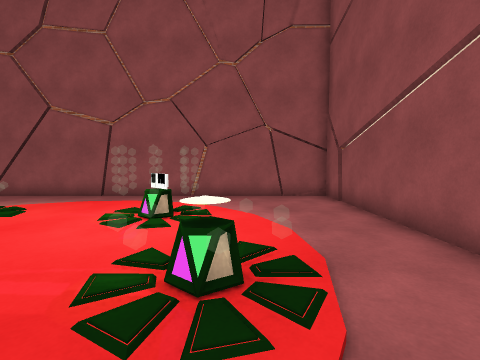
[1] (above)

12 first-person views from a walk through a 3-D level made in the Unity game engine. The camera is 1.4 m above the floor, tilts 4° down and sees 85° across. The floor is counted in squares, 1 m on a side. Each view is taken from the middle of a square. On the plan, view 1 faces up. The plan holds only what a view shows up to about 13 squares ahead; the rest is blank. The place goes on beyond the plan. Surface patterns are stand-ins for the level's own textures.

[2]
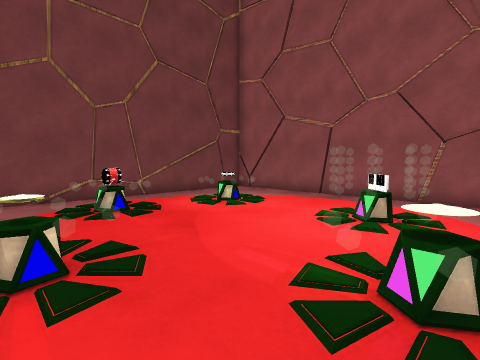

[3]
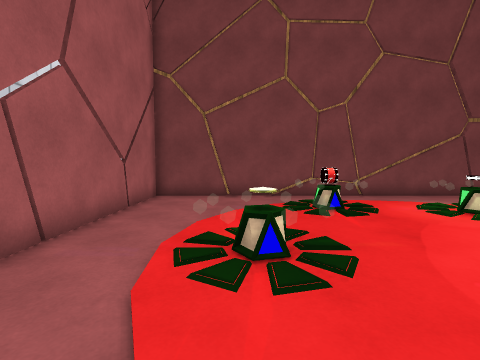

[4]
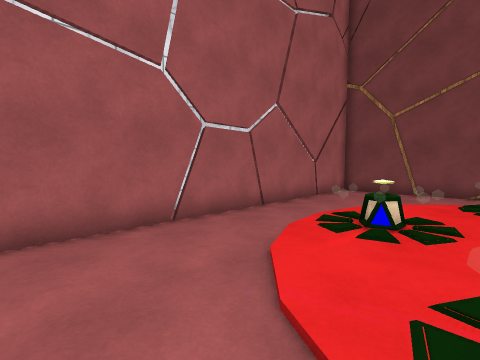

[5]
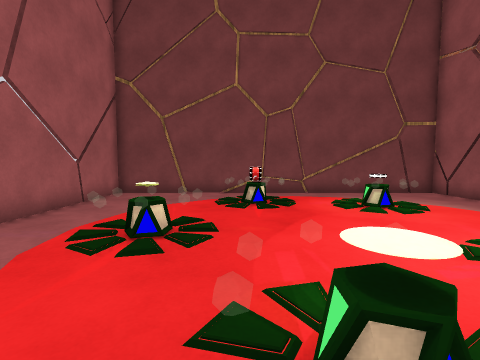

[6]
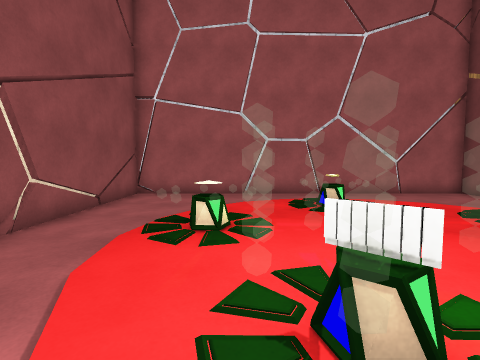

[7]
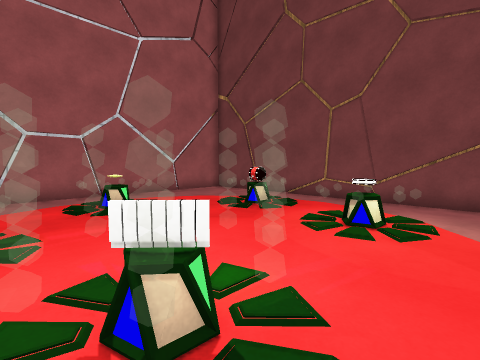

[8]
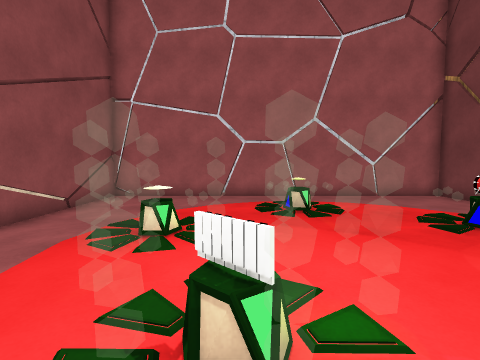

[9]
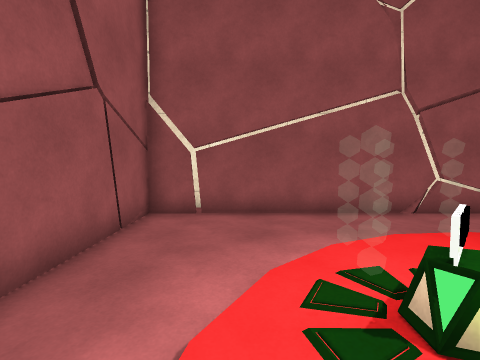

[10]
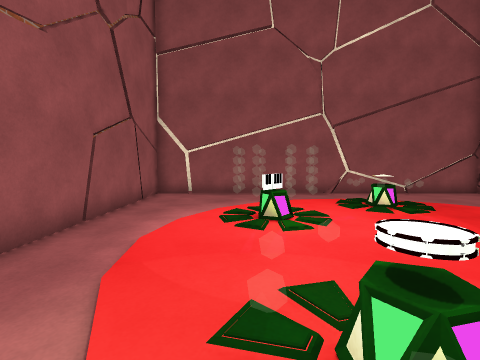

[11]
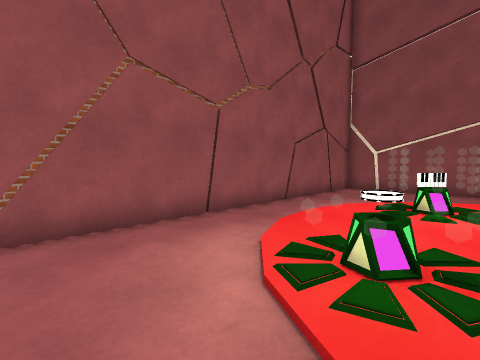

[12]
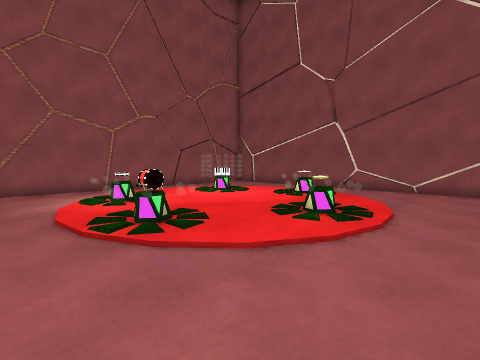

### Floor plan
Key: @ floor where view 1 was taken; # wall or solid block; . floor; / step, stairs or slope; = window, fence, low wall or low ledge; O other object.
Columns run from 11 left of view 1 to 4 right of it. Each row starts with its distance up from view 1.
 11 ################
 10 #..............#
  9 #..............#
  8 #..............#
  7 #...OO..===....#
  6 #...OO..=O=....#
  5 #...O....=.....#
  4 #..........O...#
  3 #..OOO....OO=..#
  2 #..OO.....OO...#
  1 #......OO......#
  0 #.....OOO..@...#
 -1 #......//......#
 -2 #..............#
 -3 #..............#
 -4 ################

Where each view was taken, in squares from view 1:
view 1: 0 up, 0 right, facing up
view 2: 0 up, 0 right, facing up-left
view 3: 0 up, 0 right, facing left
view 4: 2 up, 2 right, facing down-left
view 5: 2 up, 1 right, facing left
view 6: 8 up, 1 left, facing down
view 7: 8 up, 1 left, facing down-left
view 8: 8 up, 2 left, facing down
view 9: 8 up, 4 left, facing right
view 10: 7 up, 8 left, facing right
view 11: 5 up, 10 left, facing up-right
view 12: 3 down, 10 left, facing up-right
